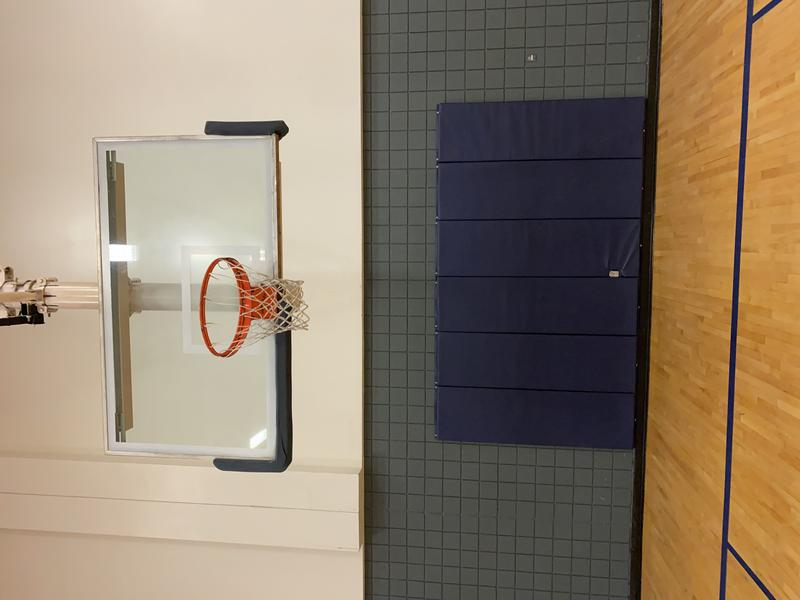
#> input picture object_detection/Test1.jpeg, 800 x 600 px
$ python computeDistance.py
#> lines starting #> are read from the running program, lines starting #| are printed output that depends on the picture; after the words box and inside, x2 and y2 are one past the last pixel; in counts of white or black regions, pixels touching at a corner belong together
# import the necessary packages
import numpy as np
import cv2

def find_marker(image):
	# convert the image to grayscale, blur it, and detect edges
	gray = cv2.cvtColor(image, cv2.COLOR_BGR2GRAY)
	gray = cv2.GaussianBlur(gray, (5, 5), 0)
	edged = cv2.Canny(gray, 35, 125)

	# find the contours in the edged image and keep the largest one
	(cnts, _) = cv2.findContours(edged.copy(), cv2.RETR_LIST, cv2.CHAIN_APPROX_SIMPLE)
	c = max(cnts, key = cv2.contourArea)

	# compute the bounding box of the region and return it
	return cv2.minAreaRect(c)

def distance_to_camera(knownWidth, focalLength, perWidth):
	# compute and return the distance from the maker to the camera
	return (knownWidth * focalLength) / perWidth

# initialize the known distance from the camera to the object
KNOWN_DISTANCE = 3

# initialize the known object width, which in this case, the piece of
# paper is 0.45 meters wide
KNOWN_WIDTH = 0.45

# initialize the list of images that we'll be using
IMAGE_PATHS = ["Test1.jpeg", "Test2.jpeg", "Test3.jpeg"]

# load the furst image that contains an object from our camera,
#then find the paper marker in the image, and initialize the focal length
image = cv2.imread(IMAGE_PATHS[0])
#> image is the input picture: shape (600, 800, 3); mean B, G, R 108.5, 127.7, 143.7
marker = find_marker(image)
#> in find_marker, `gray = cv2.cvtColor(image, cv2.COLOR_BGR2GRAY)`:
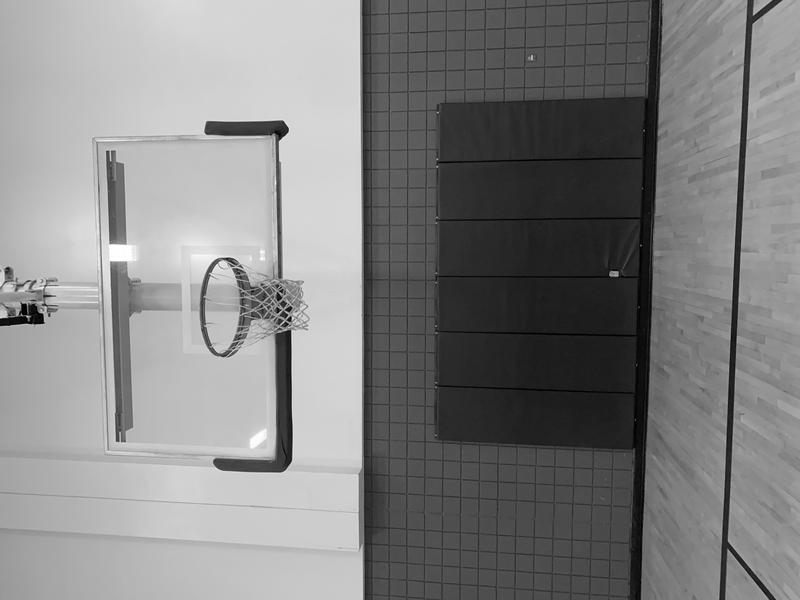
#> gray: shape (600, 800); min 1, max 255, mean 130.3
#> in find_marker, `edged = cv2.Canny(gray, 35, 125)`:
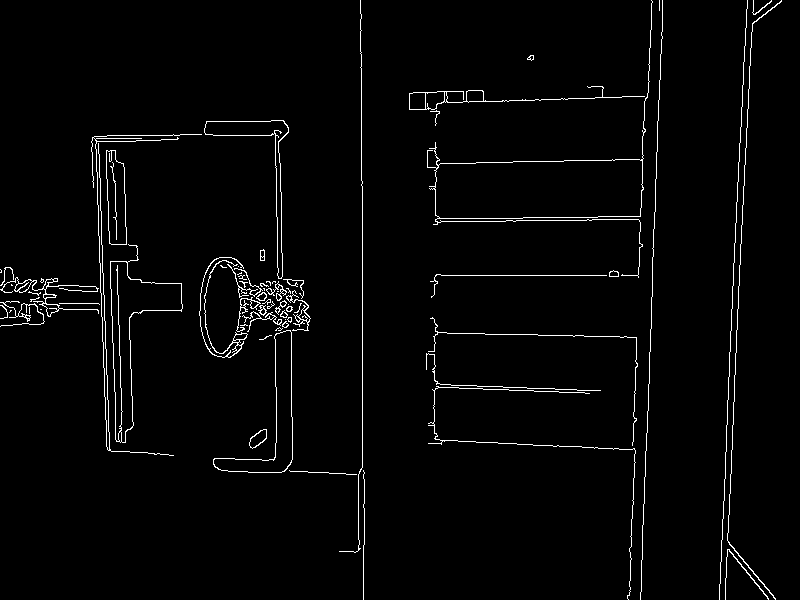
#> edged: shape (600, 800); 2.3% white in thin lines or dots
#> in find_marker, `(cnts, _) = cv2.findContours(edged.copy(), cv2.RETR_LIST, cv2.CHAIN_AP..`: cnts = 121 contours, 71 with area under 20; largest, box (x1, y1, x2, y2) and area: (427, 0, 653, 278) 11585, (434, 159, 644, 219) 11552, (110, 244, 183, 443) 4554, (110, 261, 183, 443) 4496, (213, 330, 293, 473) 2954
#> in find_marker, `c = max(cnts, key = cv2.contourArea)`: c = contour of 268 points, box (x1, y1, x2, y2) (427, 0, 653, 278), area 11585
#> marker = ((537.2, 133.9), (277.3, 218.9), -87.57)
focalLength = (marker[1][0] * KNOWN_DISTANCE) / KNOWN_WIDTH
#> focalLength = 1848.7
# loop over the images
for imagePath in IMAGE_PATHS:
	# load the image, find the marker in the image, then compute the
	# distance to the marker from the camera
	image = cv2.imread(imagePath)
	marker = find_marker(image)
	meters = distance_to_camera(KNOWN_WIDTH, focalLength, marker[1][0])
#> meters = 3
	cv2.putText(image, "%.2f meters" % (meters / 5.5),
		(image.shape[1] - 200, image.shape[0] - 20), cv2.FONT_HERSHEY_SIMPLEX,
		1.0, (0, 255, 0), 3)
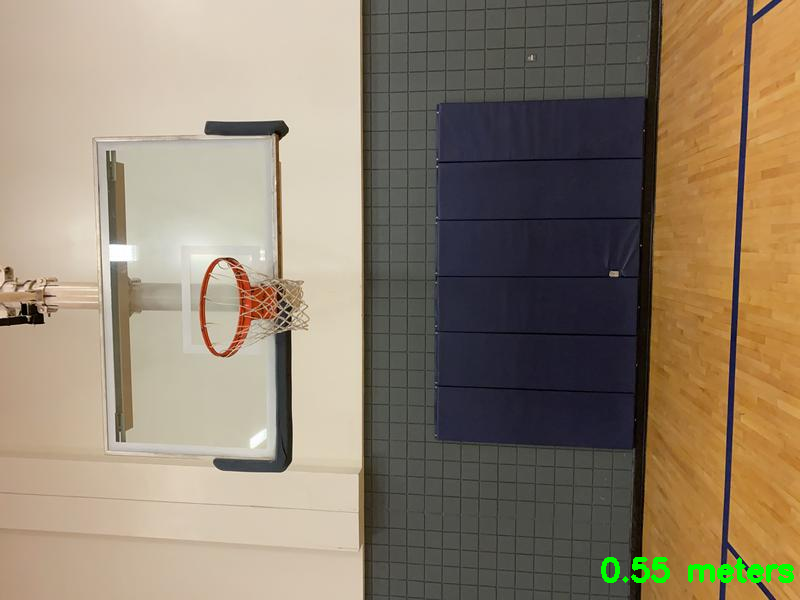
#> image: shape (600, 800, 3); 0.45% of pixels changed, all inside (x1, y1, x2, y2) = (601, 557, 794, 583)
	cv2.imshow("image", image)
	cv2.waitKey(0)
#> pass 2 of the loop `for imagePath in IMAGE_PATHS:`:
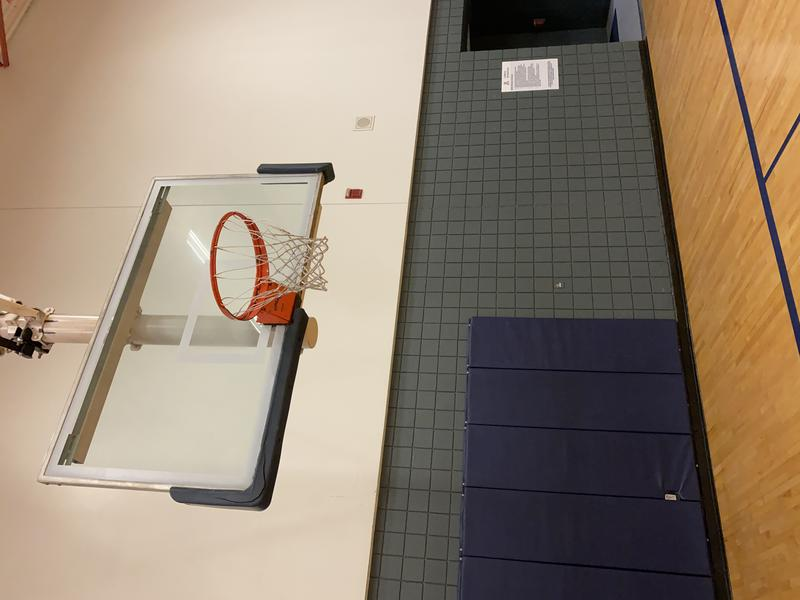
#> input picture object_detection/Test2.jpeg, 800 x 600 px
#> image is the input picture: shape (600, 800, 3); mean B, G, R 112.9, 130.1, 146
#> in find_marker (call 3), `edged = cv2.Canny(gray, 35, 125)`:
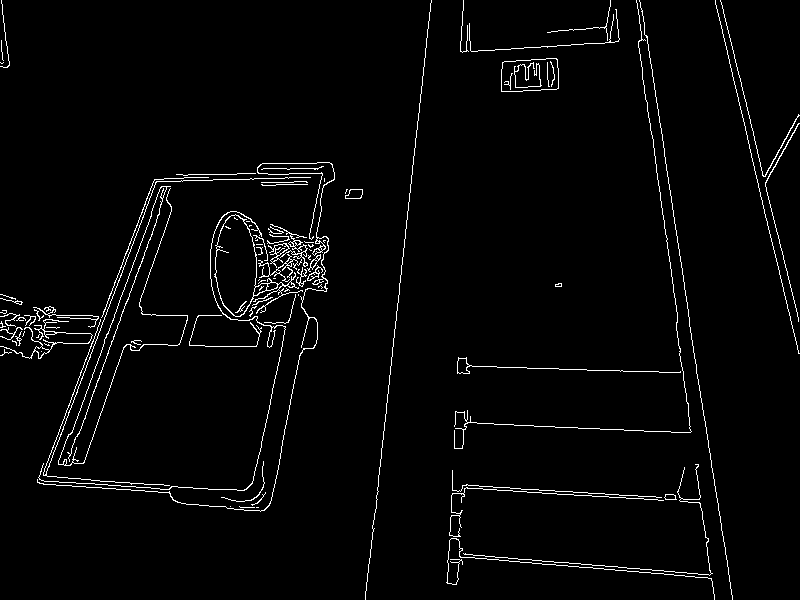
#> edged: shape (600, 800); 2.6% white in thin lines or dots
#> cnts = 131 contours, 99 with area under 20; largest, box (x1, y1, x2, y2) and area: (214, 214, 303, 317) 3462, (215, 214, 257, 317) 3170, (501, 58, 559, 92) 1719, (501, 58, 559, 92) 1716, (37, 162, 335, 512) 168
#> c = contour of 317 points, box (x1, y1, x2, y2) (214, 214, 303, 317), area 3462
#> `marker = find_marker(image)`: marker = ((244.3, 272.8), (74.82, 104.6), -42.22)
#> meters = 11.12
#> `cv2.putText(image, "%.2f meters" % (meters / 5.5), (image.shape[1] - 2..`:
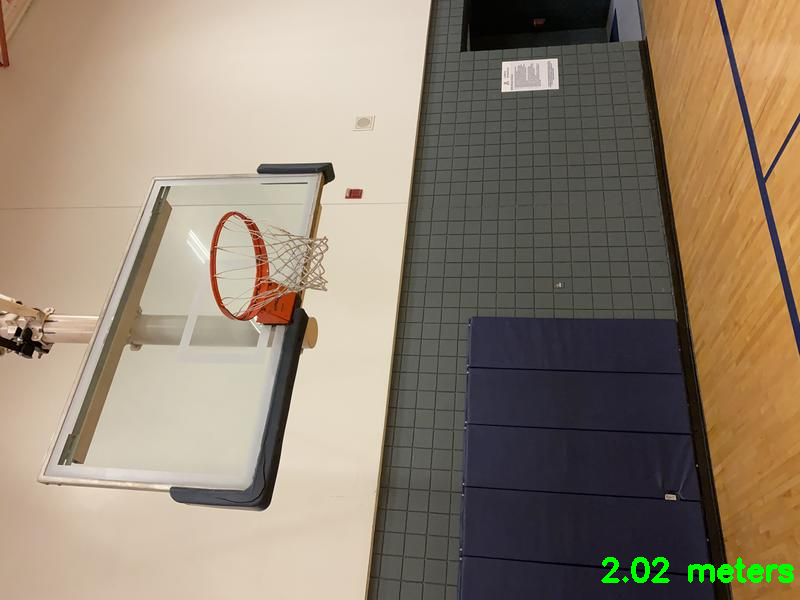
#> image: shape (600, 800, 3); 0.43% of pixels changed, all inside (x1, y1, x2, y2) = (601, 557, 794, 583)
#> pass 3 of the loop `for imagePath in IMAGE_PATHS:`:
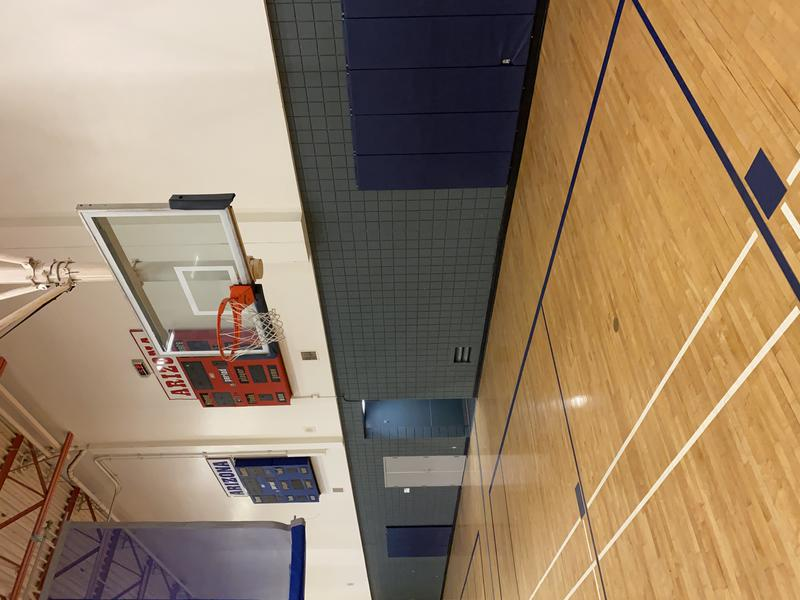
#> input picture object_detection/Test3.jpeg, 800 x 600 px
#> image is the input picture: shape (600, 800, 3); mean B, G, R 102.8, 128.7, 151.8
#> in find_marker (call 4), `edged = cv2.Canny(gray, 35, 125)`:
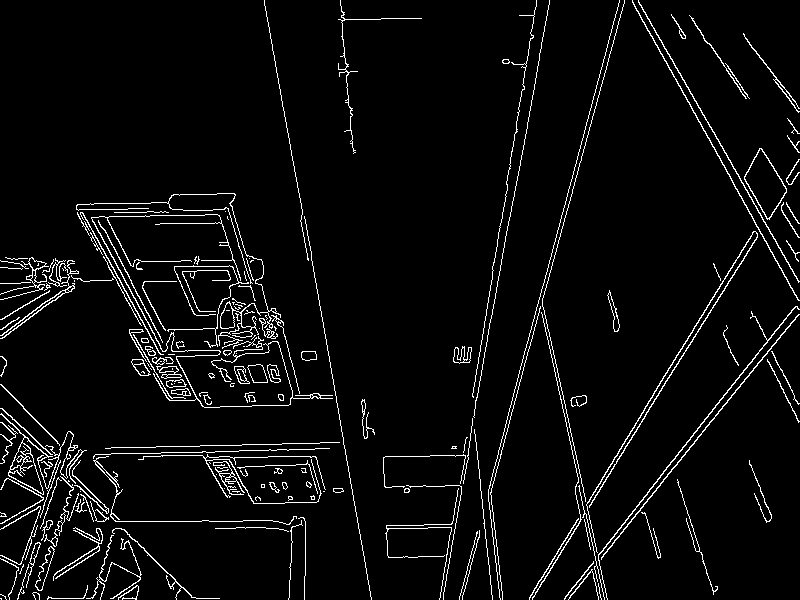
#> edged: shape (600, 800); 4.5% white in thin lines or dots
#> cnts = 274 contours, 164 with area under 20; largest, box (x1, y1, x2, y2) and area: (744, 148, 787, 220) 1570, (744, 148, 787, 219) 1488, (0, 413, 87, 495) 1023, (8, 453, 44, 495) 550, (76, 193, 281, 349) 374
#> c = contour of 117 points, box (x1, y1, x2, y2) (744, 148, 787, 220), area 1570
#> `marker = find_marker(image)`: marker = ((764.7, 183.1), (32.37, 66.61), -29.74)
#> meters = 25.7
#> `cv2.putText(image, "%.2f meters" % (meters / 5.5), (image.shape[1] - 2..`:
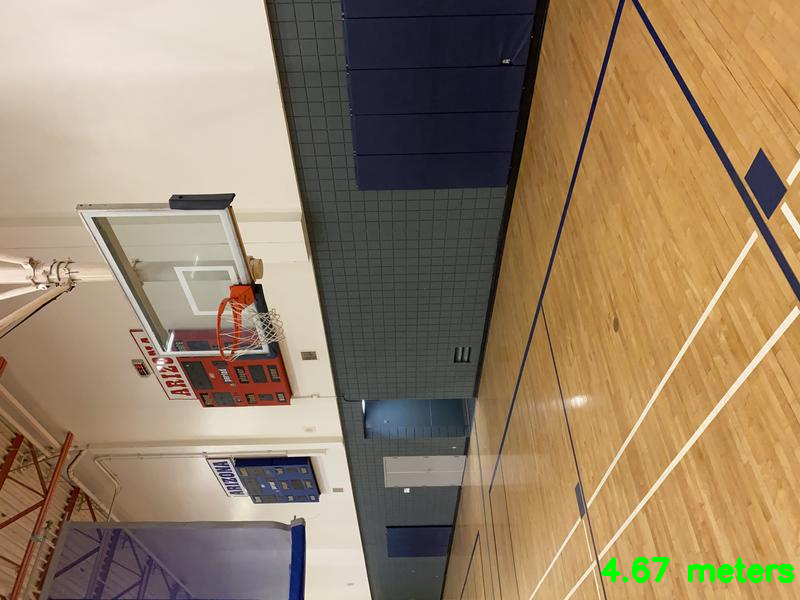
#> image: shape (600, 800, 3); 0.42% of pixels changed, all inside (x1, y1, x2, y2) = (601, 557, 794, 583)
